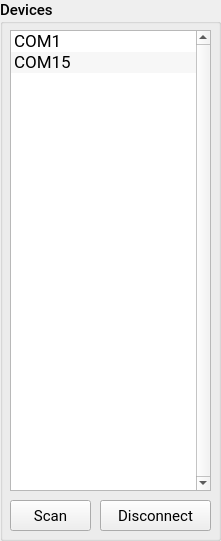
   <widget class="QGroupBox" name="groupBox_ports">
    <property name="geometry">
     <rect>
      <x>10</x>
      <y>0</y>
      <width>221</width>
      <height>541</height>
     </rect>
    </property>
    <property name="sizePolicy">
     <sizepolicy hsizetype="Expanding" vsizetype="Expanding">
      <horstretch>0</horstretch>
      <verstretch>0</verstretch>
     </sizepolicy>
    </property>
    <property name="font">
     <font>
      <family>Roboto Medium</family>
      <pointsize>11</pointsize>
      <weight>50</weight>
      <italic>false</italic>
      <bold>false</bold>
      <kerning>true</kerning>
     </font>
    </property>
    <property name="title">
     <string>Devices</string>
    </property>
    <widget class="QListWidget" name="listWidget_ports">
     <property name="geometry">
      <rect>
       <x>10</x>
       <y>30</y>
       <width>201</width>
       <height>461</height>
      </rect>
     </property>
     <property name="sizePolicy">
      <sizepolicy hsizetype="Expanding" vsizetype="Expanding">
       <horstretch>0</horstretch>
       <verstretch>0</verstretch>
      </sizepolicy>
     </property>
     <property name="font">
      <font>
       <family>Roboto</family>
       <pointsize>13</pointsize>
       <weight>50</weight>
       <italic>false</italic>
       <bold>false</bold>
       <kerning>true</kerning>
      </font>
     </property>
     <property name="accessibleName">
      <string/>
     </property>
     <property name="verticalScrollBarPolicy">
      <enum>Qt::ScrollBarAlwaysOn</enum>
     </property>
     <property name="showDropIndicator" stdset="0">
      <bool>false</bool>
     </property>
     <property name="alternatingRowColors">
      <bool>true</bool>
     </property>
     <property name="sortingEnabled">
      <bool>false</bool>
     </property>
     <item>
      <property name="text">
       <string>COM1</string>
      </property>
     </item>
     <item>
      <property name="text">
       <string>COM15</string>
      </property>
     </item>
    </widget>
    <widget class="QPushButton" name="pushButton_scan">
     <property name="geometry">
      <rect>
       <x>10</x>
       <y>500</y>
       <width>81</width>
       <height>31</height>
      </rect>
     </property>
     <property name="font">
      <font>
       <family>Roboto</family>
       <pointsize>11</pointsize>
       <weight>50</weight>
       <italic>false</italic>
       <bold>false</bold>
       <kerning>true</kerning>
      </font>
     </property>
     <property name="text">
      <string>Scan</string>
     </property>
     <property name="icon">
      <iconset resource="resources.qrc">
       <normaloff>:/main/resources/img/magnifying-glass.svg</normaloff>:/main/resources/img/magnifying-glass.svg</iconset>
     </property>
    </widget>
    <widget class="QPushButton" name="pushButton_connect">
     <property name="enabled">
      <bool>false</bool>
     </property>
     <property name="geometry">
      <rect>
       <x>100</x>
       <y>500</y>
       <width>111</width>
       <height>31</height>
      </rect>
     </property>
     <property name="font">
      <font>
       <family>Roboto</family>
       <pointsize>11</pointsize>
       <weight>50</weight>
       <italic>false</italic>
       <bold>false</bold>
       <kerning>true</kerning>
      </font>
     </property>
     <property name="text">
      <string>Connect</string>
     </property>
     <property name="icon">
      <iconset resource="resources.qrc">
       <normaloff>:/main/resources/img/power-off-green3.png</normaloff>:/main/resources/img/power-off-green3.png</iconset>
     </property>
    </widget>
    <widget class="QPushButton" name="pushButton_disconnect">
     <property name="enabled">
      <bool>true</bool>
     </property>
     <property name="geometry">
      <rect>
       <x>100</x>
       <y>500</y>
       <width>111</width>
       <height>31</height>
      </rect>
     </property>
     <property name="font">
      <font>
       <family>Roboto</family>
       <pointsize>11</pointsize>
       <weight>50</weight>
       <italic>false</italic>
       <bold>false</bold>
       <kerning>true</kerning>
      </font>
     </property>
     <property name="text">
      <string>Disconnect</string>
     </property>
     <property name="icon">
      <iconset resource="resources.qrc">
       <normaloff>:/main/resources/img/power-off-red.png</normaloff>:/main/resources/img/power-off-red.png</iconset>
     </property>
    </widget>
    <widget class="QLabel" name="label_deviceLogo">
     <property name="geometry">
      <rect>
       <x>150</x>
       <y>450</y>
       <width>31</width>
       <height>31</height>
      </rect>
     </property>
     <property name="font">
      <font>
       <family>Roboto Medium</family>
       <pointsize>14</pointsize>
       <weight>75</weight>
       <italic>false</italic>
       <bold>true</bold>
       <kerning>true</kerning>
      </font>
     </property>
     <property name="text">
      <string/>
     </property>
     <property name="pixmap">
      <pixmap>../icon/icon2.png</pixmap>
     </property>
     <property name="scaledContents">
      <bool>true</bool>
     </property>
    </widget>
    <widget class="QLabel" name="label_cvutlogo">
     <property name="geometry">
      <rect>
       <x>20</x>
       <y>410</y>
       <width>161</width>
       <height>71</height>
      </rect>
     </property>
     <property name="text">
      <string/>
     </property>
     <property name="pixmap">
      <pixmap resource="resources.qrc">:/main/resources/img/logo_cvut_en_doplnkova_verze.svg</pixmap>
     </property>
     <property name="scaledContents">
      <bool>true</bool>
     </property>
    </widget>
   </widget>
